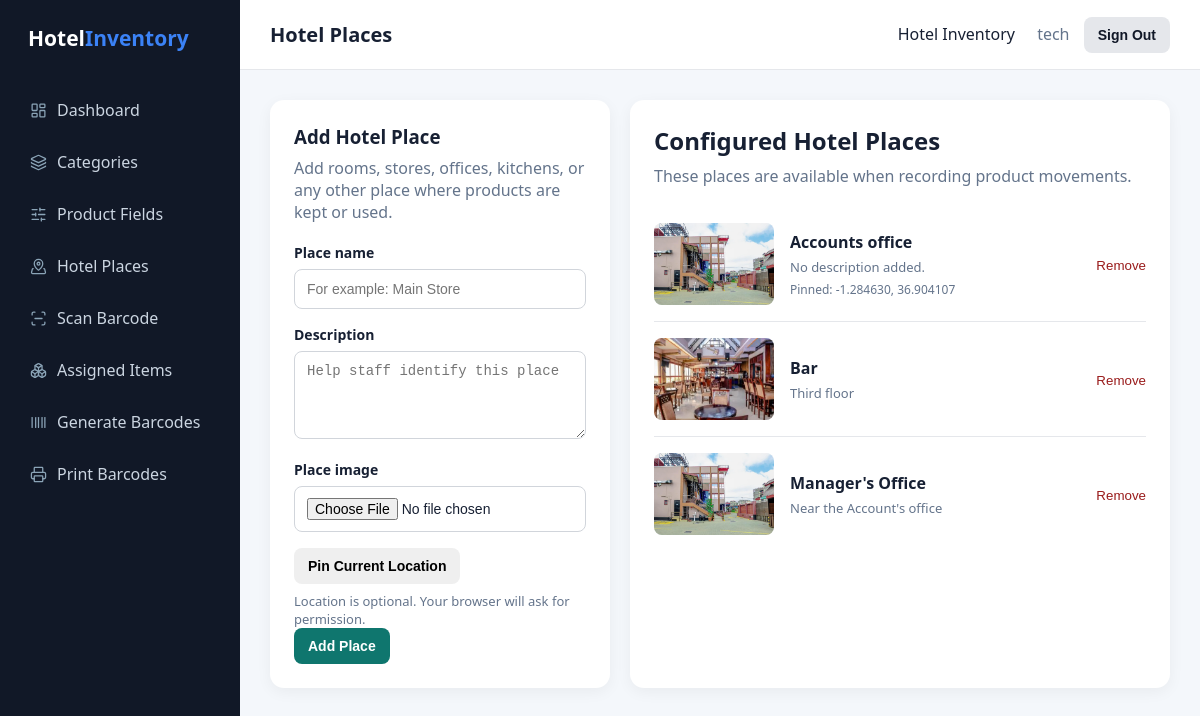
The page /manage/places/ (signed in) on the database its author committed.
### inventory/models.py (models this page shows, shortened)
class Place(models.Model):
    name = models.CharField(max_length=150, unique=True)
    description = models.TextField(blank=True)
    image = models.ImageField(upload_to="places/", blank=True, null=True)
    latitude = models.DecimalField(
        max_digits=9,
        decimal_places=6,
        null=True,
        blank=True,
    )
    longitude = models.DecimalField(
        max_digits=9,
        decimal_places=6,
        null=True,
        blank=True,
    )
    enabled = models.BooleanField(default=True)
    created_at = models.DateTimeField(auto_now_add=True)
    class Meta:
        ordering = ("name",)

### inventory/views.py (the view, shortened to what this page needs)
@staff_only
def places(request):
    return render(
        request,
        "inventory/places.html",
        {"places": Place.objects.all()},
    )

### inventory/views.py (called while the page is built)
def _staff_only(user):
    return user.is_authenticated and user.is_staff

### inventory/templates/inventory/places.html (shortened to what this page needs)
{% extends "inventory/base.html" %}
{% block page_title %}Hotel Places{% endblock %}
{% block content %}
<div class="places-page">
    <div class="places-grid">
        <section class="places-panel">
            <h1>Add Hotel Place</h1>
            <p>Add rooms, stores, offices, kitchens, or any other place where products are kept or used.</p>
            <form method="post" enctype="multipart/form-data" id="place-form">
                <div class="form-group"><label for="name">Place name</label><input id="name" name="name" class="form-control" placeholder="For example: Main Store" required></div>
                <div class="form-group"><label for="description">Description</label><textarea id="description" name="description" class="form-control" rows="4" placeholder="Help staff identify this place"></textarea></div>
                <div class="form-group"><label for="image">Place image</label><input id="image" name="image" class="form-control" type="file" accept="image/*"></div>
                <button class="btn" type="button" id="pin-location">Pin Current Location</button>
                <span class="pin-status" id="pin-status">Location is optional. Your browser will ask for permission.</span>
                <button class="btn btn-primary" type="submit">Add Place</button>
            </form>
        </section>
        <section class="places-panel">
            <h2>Configured Hotel Places</h2>
            <p>These places are available when recording product movements.</p>
            {% for place in places %}
                <div class="place-row">
                    {% if place.image %}<img class="place-image" src="{{ place.image.url }}" alt="{{ place.name }}">{% else %}<div class="place-image"></div>{% endif %}
                    <div><div class="place-name">{{ place.name }}</div><div class="place-description">{{ place.description|default:"No description added." }}</div>{% if place.latitude and place.longitude %}<div class="place-coordinates">Pinned: {{ place.latitude }}, {{ place.longitude }}</div>{% endif %}</div>
                    <form method="post" action="{% url 'delete_place' place.id %}">{% csrf_token %}<button class="delete-button" type="submit" onclick="return confirm('Remove this place? Existing movement history will remain.');">Remove</button></form>
                </div>
            {% empty %}
                <p>No hotel places have been added yet.</p>
            {% endfor %}
        </section>
    </div>
</div>
{% endblock %}

### inventory/templates/inventory/base.html (shortened to what this page needs)
<!DOCTYPE html>
<html lang="en">
<head>
</head>
<body>
    <aside class="sidebar">
        <div class="logo">
            Hotel<span>Inventory</span>
        </div>
        <nav>
            {% if user.is_staff %}
                <a href="{% url 'dashboard' %}" class="nav-link">
            {% endif %}
                <i data-lucide="layout-dashboard"></i>
                Dashboard
            </a>
            {% if user.is_staff %}
                <a href="{% url 'categories' %}" class="nav-link">
                    <i data-lucide="layers-3"></i>
                    Categories
                </a>
                <a href="{% url 'product_fields' %}" class="nav-link">
                    <i data-lucide="sliders-horizontal"></i>
                    Product Fields
                </a>
                <a href="{% url 'places' %}" class="nav-link">
                    <i data-lucide="map-pinned"></i>
                    Hotel Places
                </a>
            {% endif %}
            <a href="{% url 'scan_barcode' %}" class="nav-link">
                <i data-lucide="scan-line"></i>
                Scan Barcode
            </a>
            {% if user.is_staff %}
                <a href="{% url 'assigned_items' %}" class="nav-link">
                    <i data-lucide="boxes"></i>
                    Assigned Items
                </a>
            {% endif %}
            {% if user.is_staff %}
                <a href="{% url 'generate_barcodes' %}" class="nav-link">
                    <i data-lucide="barcode"></i>
                    Generate Barcodes
                </a>
                <a href="{% url 'print_barcodes' %}" class="nav-link">
                    <i data-lucide="printer"></i>
                    Print Barcodes
                </a>
            {% endif %}
        </nav>
    </aside>
    <main class="main">
        <header class="topbar">
            <h2>{% block page_title %}Inventory System{% endblock %}</h2>
            <div>
                Hotel Inventory
                {% if user.is_authenticated %}
                    <span style="margin-left: 18px; color: #64748b;">{{ user.username }}</span>
                    <form method="post" action="{% url 'logout' %}" style="display:inline; margin-left: 10px;">
                        <button type="submit" class="btn btn-secondary">Sign Out</button>
                    </form>
                {% endif %}
            </div>
        </header>
        <section class="content">
            {% block content %}
            {% endblock %}
        </section>
    </main>
</body>
</html>

### inventory/templates/inventory/base.html (style rules this page uses)
* { box-sizing: border-box; margin: 0; padding: 0; }
body { font-family: "Segoe UI", Tahoma, sans-serif; background: #f4f7fb; color: #172033; }
.sidebar { position: fixed; left: 0; top: 0; width: 240px; height: 100vh; background: #111827; color: white; padding: 24px 16px; z-index: 1000; }
.logo { font-size: 21px; font-weight: bold; margin-bottom: 35px; padding: 0 12px; }
.logo span { color: #3b82f6; }
.nav-link { display: flex; align-items: center; gap: 10px; text-decoration: none; color: #cbd5e1; padding: 12px 14px; margin-bottom: 6px; border-radius: 8px; transition: 0.2s; }
.nav-link svg { width: 17px; height: 17px; color: #8ba4b7; stroke-width: 1.8; transition: transform .2s ease, color .2s ease; }
.nav-link::before { content: none; }
.main { margin-left: 240px; min-height: 100vh; }
.topbar { height: 70px; background: white; border-bottom: 1px solid #e5e7eb; display: flex; align-items: center; justify-content: space-between; padding: 0 30px; }
.topbar h2 { font-size: 20px; color: #172033; }
.content { padding: 30px; max-width: 1400px; margin: auto; }
.btn { display: inline-flex; align-items: center; justify-content: center; gap: 8px; border: none; border-radius: 8px; padding: 11px 18px; font-size: 14px; font-weight: 600; cursor: pointer; text-decoration: none; transition: 0.2s; }
.btn-primary { background: #0f766e; color: white; }
.btn-secondary { background: #e5e7eb; color: #111827; }
.form-group { margin-bottom: 18px; }
.form-group label { display: block; font-size: 14px; font-weight: 600; margin-bottom: 7px; }
.form-control { width: 100%; padding: 12px 13px; border: 1px solid #d1d5db; border-radius: 8px; font-size: 15px; outline: none; background: white; }

### inventory/templates/inventory/places.html (style rules this page uses)
.places-page { max-width: 1100px; margin: auto; }
.places-grid { display: grid; grid-template-columns: 340px 1fr; gap: 20px; }
.places-panel { background: white; border-radius: 14px; padding: 24px; box-shadow: 0 4px 15px rgba(0,0,0,.05); }
.places-panel h1, .places-panel h2 { margin-bottom: 8px; }
.places-panel p { color: #64748b; margin-bottom: 20px; }
.form-group { margin-bottom: 16px; }
.form-group label { display: block; font-weight: 600; margin-bottom: 7px; }
.form-control { width: 100%; padding: 11px 12px; border: 1px solid #d1d5db; border-radius: 8px; font-size: 14px; }
.btn { border: 0; border-radius: 8px; padding: 10px 14px; font-weight: 600; cursor: pointer; text-decoration: none; }
.btn-primary { background: #0f766e; color: white; }
.place-row { display: grid; grid-template-columns: 120px 1fr auto; gap: 16px; align-items: center; padding: 16px 0; border-bottom: 1px solid #e5e7eb; }
.place-row:last-child { border-bottom: 0; }
.place-image { width: 120px; height: 82px; object-fit: cover; border-radius: 8px; background: #f1f5f9; }
.place-name { font-weight: 700; margin-bottom: 5px; }
.place-description { color: #64748b; font-size: 13px; }
.delete-button { border: 0; background: transparent; color: #991b1b; cursor: pointer; }
.pin-status { display: block; color: #64748b; font-size: 13px; margin-top: 8px; }
.place-coordinates { color: #64748b; font-size: 12px; margin-top: 5px; }

### rows shown on the page
Place: image (picture), name "Accounts office", description "No description added.", latitude "-1.284630", longitude "36.904107"
Place: image (picture), name "Bar", description "Third floor"
Place: image (picture), name "Manager's Office", description "Near the Account's office"

### other values the page prints
{{ user.username }} "tech"
